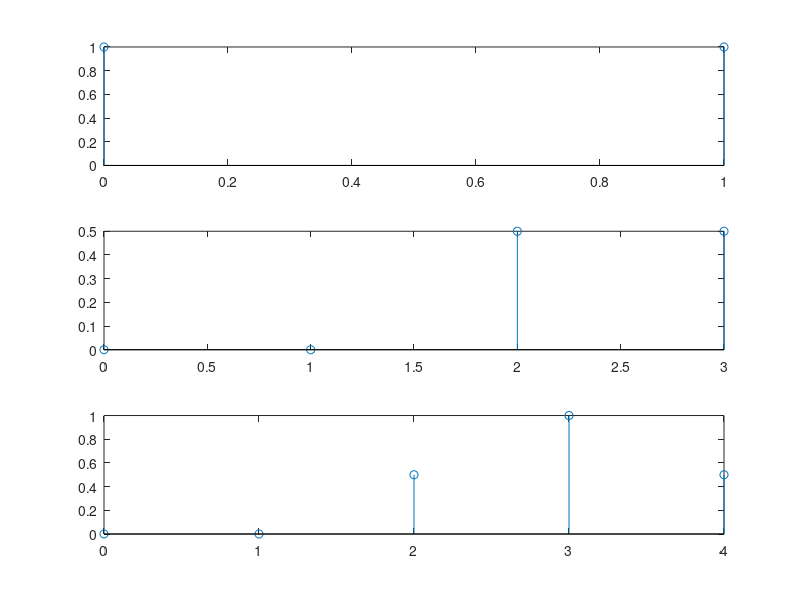
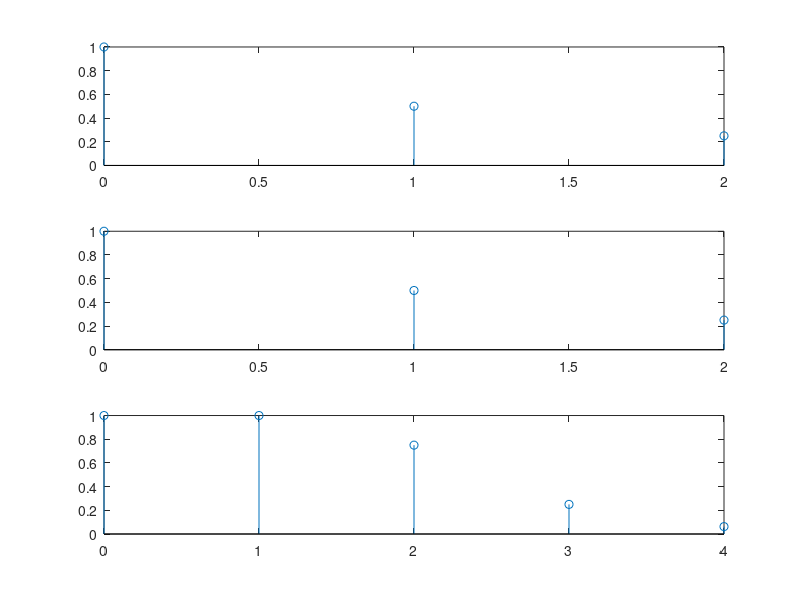
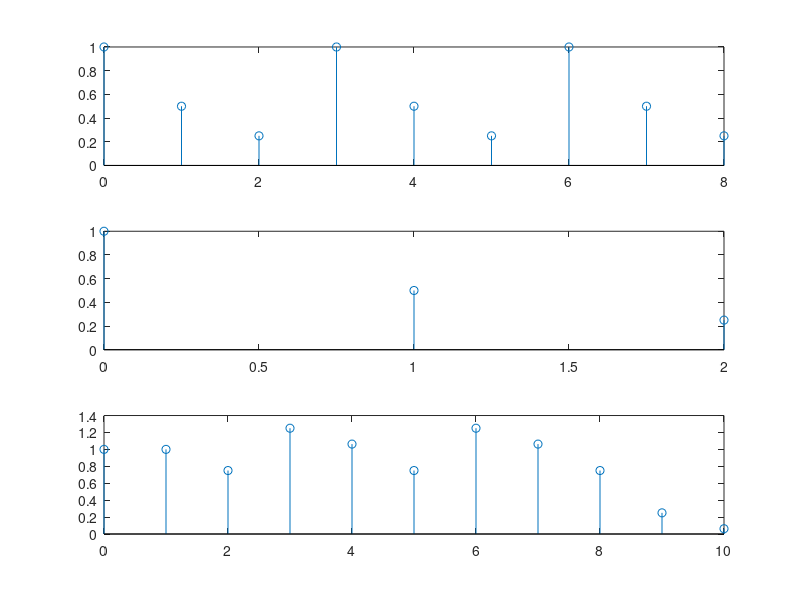
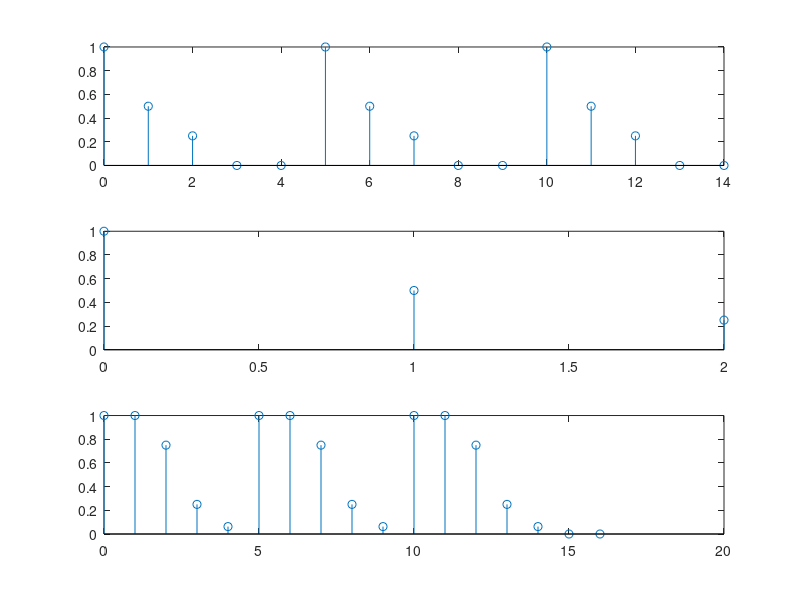

Recreate these plots in MATLAB, in order. (Note: this script raises an error after producing the figures.)
clear;

x = [1 1];
h = [0 0 0.5*x];
lx = length(x); nx = 0:lx-1;
lh = length(h); nh = 0:lh-1;

y = conv(x, h);
ly= (lx + lh - 1 );
ny = 0: ly-1;

figure(1);
subplot(311);
stem(nx, x);
subplot(312);
stem(nh, h);
subplot(313);
stem(ny, y);

% convolucion lineal

clear;

x = [1 0.5 0.25];
h = x;
lx = length(x); nx = 0:lx-1;
lh = length(h); nh = 0:lh-1;

y = conv(x, h);
ly= (lx + lh - 1 );
ny = 0: ly-1;

figure(2);
subplot(311);
stem(nx, x);
subplot(312);
stem(nh, h);
subplot(313);
stem(ny, y);

% circular
clear;

x = [1 0.5 0.25];
h = x;
x = [x x x];
lx = length(x); nx = 0:lx-1;
lh = length(h); nh = 0:lh-1;

y = conv(x, h);
ly= (lx + lh - 1 );
ny = 0: ly-1;

figure(3);
subplot(311);
stem(nx, x);
subplot(312);
stem(nh, h);
subplot(313);
stem(ny, y);

% zero - padding
clear;

x = [1 0.5 0.25];
h = x;
x = [x 0 0];
x = [x x x];

lx = length(x); nx = 0:lx-1;
lh = length(h); nh = 0:lh-1;

y = conv(x, h);
ly= (lx + lh - 1 );
ny = 0: ly-1;

figure(4);
subplot(311);
stem(nx, x);
subplot(312);
stem(nh, h);
subplot(313);
stem(ny, y);

% DFT
clear;

N = 1000;
n = 0 : N-1;    
%x = ones(1, N);
%x = (n == 0);
x = (n >= 0) & (n <= 100);

[X, W] = dtft(x,N);

figure(5);
subplot(411);
stem(n, x);

subplot(412);
stem(W, X);

subplot(413);
stem(W, abs(X));

subplot(414);
stem(W, 20*log10(abs(X + eps)));



